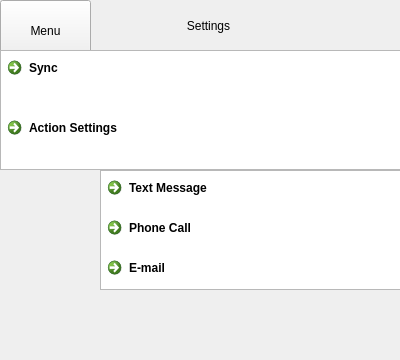
<?xml version="1.0" encoding="UTF-8"?>
<ui version="4.0">
 <class>Settings</class>
 <widget class="QWidget" name="Settings">
  <property name="geometry">
   <rect>
    <x>0</x>
    <y>0</y>
    <width>400</width>
    <height>360</height>
   </rect>
  </property>
  <property name="windowTitle">
   <string>Form</string>
  </property>
  <widget class="QPushButton" name="pushButton">
   <property name="geometry">
    <rect>
     <x>0</x>
     <y>0</y>
     <width>91</width>
     <height>61</height>
    </rect>
   </property>
   <property name="text">
    <string>Menu</string>
   </property>
  </widget>
  <widget class="QLabel" name="label">
   <property name="geometry">
    <rect>
     <x>88</x>
     <y>5</y>
     <width>241</width>
     <height>41</height>
    </rect>
   </property>
   <property name="text">
    <string>Settings</string>
   </property>
   <property name="alignment">
    <set>Qt::AlignCenter</set>
   </property>
  </widget>
  <widget class="QListWidget" name="listWidget">
   <property name="geometry">
    <rect>
     <x>0</x>
     <y>50</y>
     <width>401</width>
     <height>120</height>
    </rect>
   </property>
  </widget>
  <widget class="QCommandLinkButton" name="commandLinkButton">
   <property name="geometry">
    <rect>
     <x>0</x>
     <y>50</y>
     <width>401</width>
     <height>60</height>
    </rect>
   </property>
   <property name="text">
    <string>Sync</string>
   </property>
  </widget>
  <widget class="QCommandLinkButton" name="commandLinkButton_2">
   <property name="geometry">
    <rect>
     <x>0</x>
     <y>110</y>
     <width>401</width>
     <height>60</height>
    </rect>
   </property>
   <property name="text">
    <string>Action Settings</string>
   </property>
  </widget>
  <widget class="QListView" name="listView">
   <property name="geometry">
    <rect>
     <x>100</x>
     <y>170</y>
     <width>301</width>
     <height>120</height>
    </rect>
   </property>
  </widget>
  <widget class="QCommandLinkButton" name="commandLinkButton_3">
   <property name="geometry">
    <rect>
     <x>100</x>
     <y>170</y>
     <width>301</width>
     <height>40</height>
    </rect>
   </property>
   <property name="text">
    <string>Text Message</string>
   </property>
  </widget>
  <widget class="QCommandLinkButton" name="commandLinkButton_4">
   <property name="geometry">
    <rect>
     <x>100</x>
     <y>210</y>
     <width>301</width>
     <height>40</height>
    </rect>
   </property>
   <property name="text">
    <string>Phone Call</string>
   </property>
  </widget>
  <widget class="QCommandLinkButton" name="commandLinkButton_5">
   <property name="geometry">
    <rect>
     <x>100</x>
     <y>250</y>
     <width>301</width>
     <height>40</height>
    </rect>
   </property>
   <property name="text">
    <string>E-mail</string>
   </property>
  </widget>
 </widget>
 <resources/>
 <connections/>
</ui>
